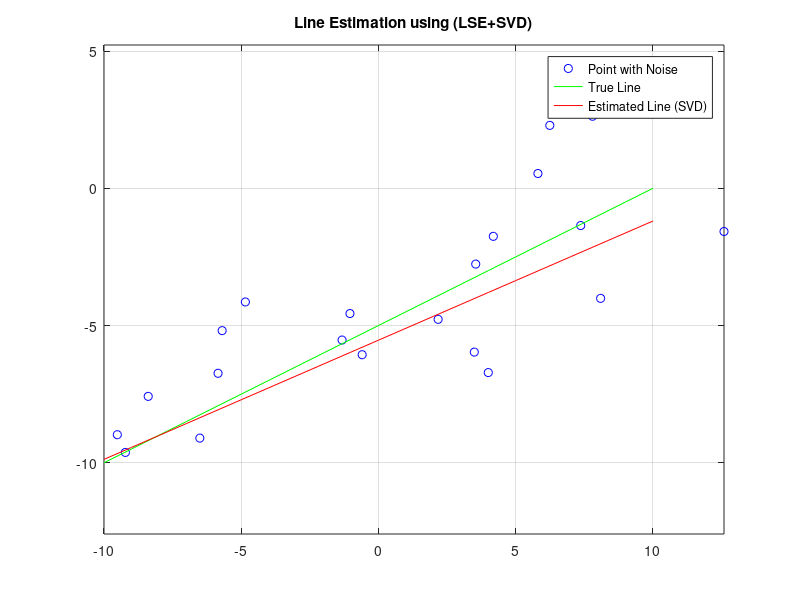

Here is the MATLAB script that generated this plot:
clc; close all; clear;

% Noise level
scale = 2.0;

% Line Parameters (ax+by+c=0)
a = 0.5; b = -1; c = -5;

% Points on the line
x = [-10:1:10]';
y = (-a*x-c)/b;

% Noise addition
xn = x + randn(size(x))*scale;
yn = y + randn(size(x))*scale;

% Line Estimation using LSM
X = [xn yn ones(size(xn))];
[U D V] = svd(X);
p = V(:,end);

% Result drawing
figure; plot(xn,yn,'bo'); axis equal; grid on; hold on;
plot(x, (-a*x-c)/b, 'g-');
plot(x, (-p(1)*x-p(3))/p(2), 'r-'); hold off;
legend('Point with Noise', 'True Line', 'Estimated Line (SVD)');
title('Line Estimation using (LSE+SVD)')
